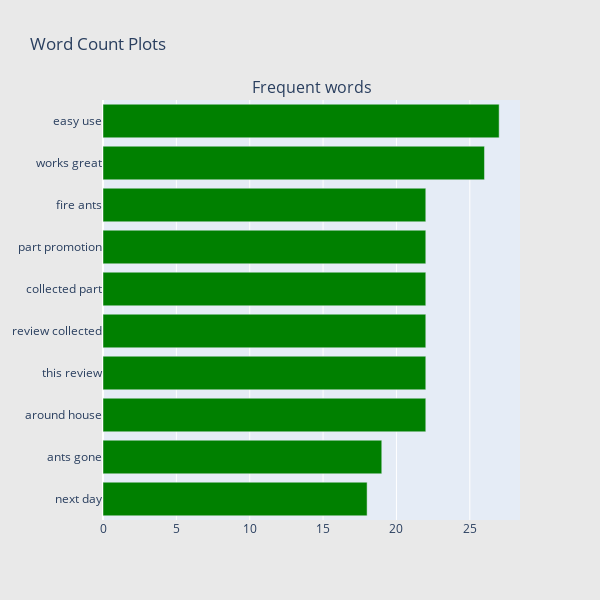

Source (notebook cell):
### Code cell
## Get the bar chart from 5 rated reviews ##
freq_dict = defaultdict(int)
for sent in df_5["review_lower"]:
    for word in generate_ngrams(sent,2):
        freq_dict[word] += 1
fd_sorted = pd.DataFrame(sorted(freq_dict.items(), key=lambda x: x[1])[::-1])
fd_sorted.columns = ["word", "wordcount"]
trace0 = horizontal_bar_chart(fd_sorted.head(10), 'green')

# Creating two subplots
fig = plotly.subplots.make_subplots(rows=1, cols=1, vertical_spacing=0.04,
                          subplot_titles=["Frequent words"])
fig.append_trace(trace0, 1, 1)
#fig.append_trace(trace1, 1, 2)
fig['layout'].update(height=600, width=600, paper_bgcolor='rgb(233,233,233)', title="Word Count Plots")
py.iplot(fig, filename='word-plots');

### Figure 1 — Plotly figure (JSON) as saved in the notebook; plotly's stock layout.template omitted (floating-point values rounded to 4 significant figures)
{"data": [{"marker": {"color": "green"}, "orientation": "h", "showlegend": false, "x": [18, 19, 22, 22, 22, 22, 22, 22, 26, 27], "xaxis": "x", "y": ["next day", "ants gone", "around house", "this review", "review collected", "collected part", "part promotion", "fire ants", "works great", "easy use"], "yaxis": "y", "type": "bar"}], "layout": {"annotations": [{"font": {"size": 16}, "showarrow": false, "text": "Frequent words", "x": 0.5, "xanchor": "center", "xref": "paper", "y": 1, "yanchor": "bottom", "yref": "paper"}], "height": 600, "paper_bgcolor": "rgb(233,233,233)", "title": {"text": "Word Count Plots"}, "width": 600, "xaxis": {"anchor": "y", "domain": [0, 1]}, "yaxis": {"anchor": "x", "domain": [0, 1]}}}
